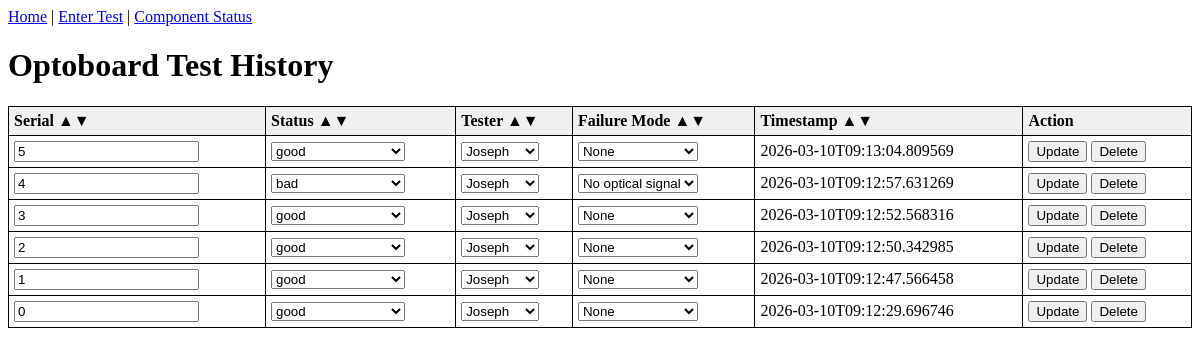
The page /list/Optoboard on the database as committed earlier.
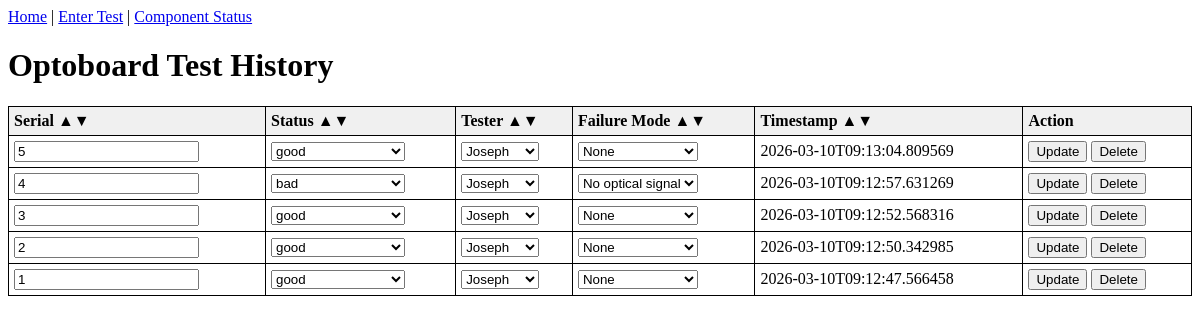
The same page on the database as committed later.
### tables this page shows
CREATE TABLE tests (
        id INTEGER PRIMARY KEY AUTOINCREMENT,
        component_type TEXT NOT NULL,
        serial_number TEXT NOT NULL,
        tester TEXT NOT NULL,
        status TEXT NOT NULL,
        failure_mode TEXT,
        timestamp TEXT NOT NULL,
        UNIQUE(component_type, serial_number)
    );

### app.py (the view)
@app.route("/list/<component>")
def list_component(component):
    rows = query_db("SELECT * FROM tests WHERE component_type=? ORDER BY timestamp DESC", (component,))
    return render_template(
        "list_component.html",
        component=component,
        rows=[dict(r) for r in rows],
        testers=testers,
        failure_modes=failure_modes.get(component, [])
    )

### app.py (called while the page is built)
def get_db():
    if "db" not in g:
        g.db = sqlite3.connect(
            database,
            timeout=30,                # wait for locks
            check_same_thread=False    # allow use in threaded servers
        )
        g.db.row_factory = sqlite3.Row
    return g.db

def query_db(query, args=(), one=False):
    db = get_db()
    cur = db.execute(query, args)
    rv = cur.fetchall()
    cur.close()
    return (rv[0] if rv else None) if one else rv

### templates/list_component.html (shortened to what this page needs)
<!DOCTYPE html>
<html>
<head>
</head>
<body>
<a href="/">Home</a> |
<a href="/submit">Enter Test</a> |
<a href="/status/{{component}}">Component Status</a>
<h1>{{component}} Test History</h1>
<table id="componentTable">
<thead>
<tr>
<th onclick="sortTable(0)">Serial &#x25B2;&#x25BC;</th>
<th onclick="sortTable(1)">Status &#x25B2;&#x25BC;</th>
<th onclick="sortTable(2)">Tester &#x25B2;&#x25BC;</th>
<th onclick="sortTable(3)">Failure Mode &#x25B2;&#x25BC;</th>
<th onclick="sortTable(4)">Timestamp &#x25B2;&#x25BC;</th>
<th>Action</th>
</tr>
</thead>
<tbody>
{% for r in rows %}
<tr>
<td data-sort="{{ r.serial_number }}">
  <form method="POST" action="{{ url_for('update_test', test_id=r.id) }}">
    <input type="text" name="serial" value="{{ r.serial_number }}">
</td>
<td data-sort="{{ r.status }}">
    <select name="status">
      <option value="good" {% if r.status=="good" %}selected{% endif %}>good</option>
      <option value="bad" {% if r.status=="bad" %}selected{% endif %}>bad</option>
    </select>
</td>
<td data-sort="{{ r.tester }}">
    <select name="tester">
    {% for t in testers %}
      <option value="{{t}}" {% if r.tester==t %}selected{% endif %}>{{t}}</option>
    {% endfor %}
    </select>
</td>
<td data-sort="{{ r.failure_mode }}">
    <select name="failure_mode">
      <option value="">None</option>
      {% for f in failure_modes %}
      <option value="{{f}}" {% if r.failure_mode==f %}selected{% endif %}>{{f}}</option>
      {% endfor %}
    </select>
</td>
<td data-sort="{{ r.timestamp }}">
    {{ r.timestamp }}
</td>
<td>
    <button type="submit">Update</button>
  <form method="POST" action="{{ url_for('delete_test', test_id=r.id) }}" style="display:inline;">
    <button type="submit" onclick="return confirm('Are you sure you want to delete this test?');">Delete</button>
  </form>
</td>
</tr>
{% endfor %}
</tbody>
</table>
</body>
</html>

### templates/list_component.html (style rules this page uses)
table { border-collapse: collapse; width: 100%; }
th, td { border: 1px solid black; padding: 5px; text-align: left; }
th { cursor: pointer; background-color: #f0f0f0; }
form { margin: 0; }

Rows that differ between the two databases and show on the page:
removed tests: serial "0", status "good", tester "Joseph", timestamp "2026-03-10T09:12:29.696746"
